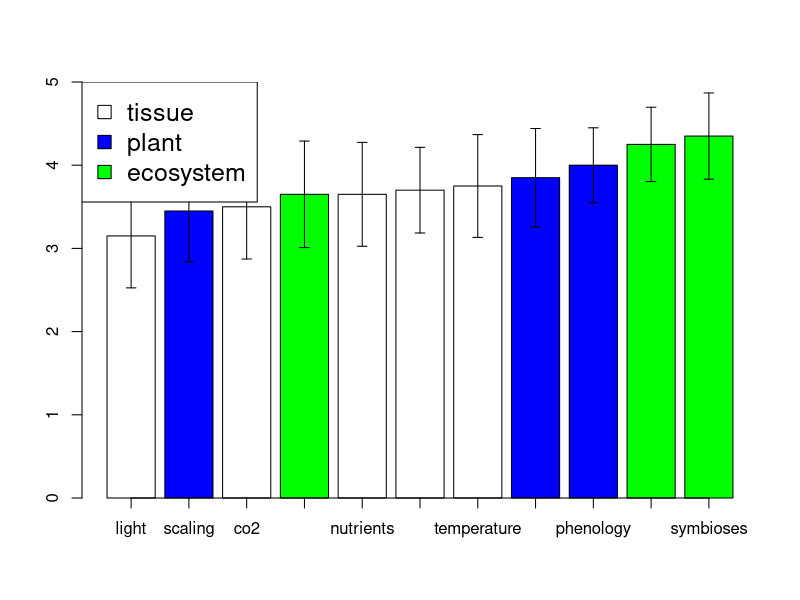

Reproduce this figure in R.
# load libraries
library(tidyverse)

# read in results
results = read.csv('topic_input_results.csv')
head(results)

#summarise results
results_group_by_topic = group_by(results, Topic)
results_mean = summarise(results_group_by_topic, n = n(), mean_score = mean(Score), ci_score = (sd(Score) / sqrt(n)) * 1.96)
results_mean$color = c('white', 'green', 'green', 'blue', 'white', 'white', 'blue', 'blue', 'green', 'white', 'white')
results_mean_arrange = arrange(results_mean, mean_score)

# plot results
#plot(results$Score ~ results$Topic)
results_barplot = barplot(results_mean_arrange$mean_score, ylim = c(0,5), col = results_mean_arrange$color)
segments(results_barplot, results_mean_arrange $mean_score + results_mean_arrange $ci_score, results_barplot, results_mean_arrange $mean_score - results_mean_arrange $ci_score)
segments(results_barplot + 0.1, results_mean_arrange $mean_score + results_mean_arrange $ci_score, results_barplot - 0.1, results_mean_arrange $mean_score + results_mean_arrange $ci_score)
segments(results_barplot + 0.1, results_mean_arrange $mean_score - results_mean_arrange $ci_score, results_barplot - 0.1, results_mean_arrange $mean_score - results_mean_arrange $ci_score)
axis(1, at = results_barplot, labels = results_mean_arrange $Topic)
legend('topleft', c('tissue', 'plant', 'ecosystem'), col = 'black', pt.bg = c('white', 'blue', 'green'), pch = 22, pt.cex = 2, cex = 1.5)
